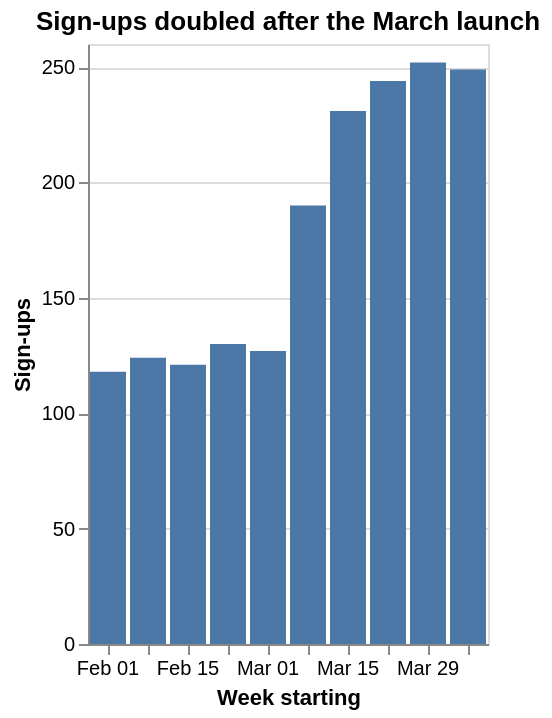

Vega-Lite specification stored for this chart:
### Vega-Lite specification from a JSON file in a GitHub repository (floating-point values rounded to 4 significant figures)
{"$schema": "https://vega.github.io/schema/vega-lite/v6.json", "title": "Sign-ups doubled after the March launch", "description": "Weekly sign-ups from February to April 2027: about 120 a week before the launch on March 8, about 250 after it.", "data": {"values": [{"week": "2027-02-01", "signups": 118}, {"week": "2027-02-08", "signups": 124}, {"week": "2027-02-15", "signups": 121}, {"week": "2027-02-22", "signups": 130}, {"week": "2027-03-01", "signups": 127}, {"week": "2027-03-08", "signups": 190}, {"week": "2027-03-15", "signups": 231}, {"week": "2027-03-22", "signups": 244}, {"week": "2027-03-29", "signups": 252}, {"week": "2027-04-05", "signups": 249}]}, "mark": "bar", "encoding": {"x": {"field": "week", "type": "ordinal", "timeUnit": "utcyearmonthdate", "title": "Week starting", "axis": {"format": "%b %d"}}, "y": {"field": "signups", "type": "quantitative", "title": "Sign-ups"}, "tooltip": [{"field": "week", "type": "ordinal", "timeUnit": "utcyearmonthdate", "title": "Week starting"}, {"field": "signups", "type": "quantitative", "title": "Sign-ups"}]}}
